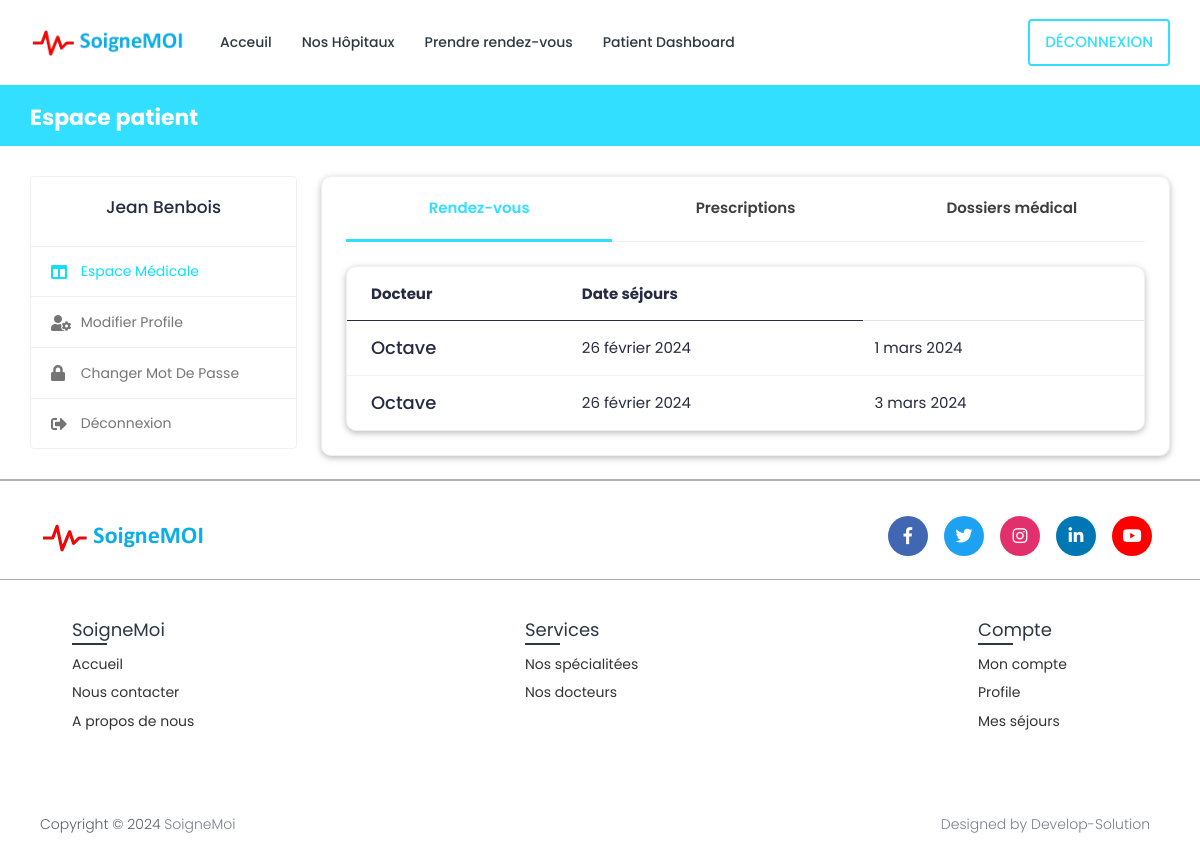
The page /patient-dashboard/ (signed in) on the database as committed earlier.
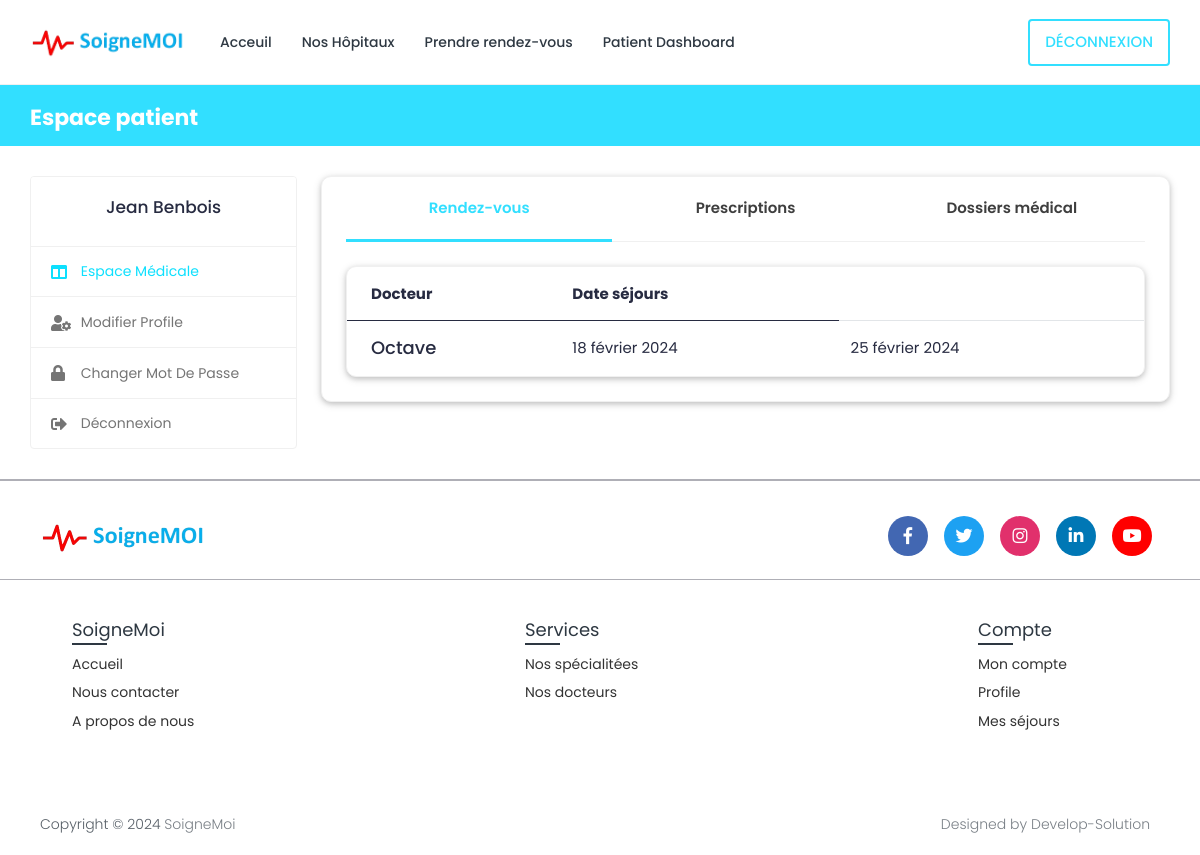
The same page on the database as committed later.
### book/models.py (models this page shows, shortened)
class Patient(models.Model):
    patient_id = models.AutoField(primary_key=True)
    user = models.OneToOneField(User, on_delete=models.CASCADE, null=True, blank=True, related_name='patient')
    first_name = models.CharField(max_length=200, null=True, blank=True)
    last_name = models.CharField(max_length=200, null=True, blank=True)
    phone_number = models.CharField(max_length=10,null=True, blank=True)
    address = models.CharField(max_length=200, null=True, blank=True)
    date_of_bird = models.DateField(null=True, blank=True)
    serial_number = models.CharField(max_length=200, null=True, blank=True)

class Appointment(models.Model):
    appointment_id = models.AutoField(primary_key=True)
    doctor_time_slots = models.ForeignKey(DoctorTimeSlots, null=True, on_delete=models.CASCADE)
    start_date = models.DateField(null=True, blank=True)
    end_date = models.DateField(null=True, blank=True)
    motif = models.TextField(null=False, blank=False)
    doctor = models.ForeignKey(Doctor, on_delete=models.CASCADE, null=False, blank=False)
    patient = models.ForeignKey(Patient, on_delete=models.CASCADE, null=False, blank=False)
    serial_number = models.CharField(max_length=200, null=True, blank=True)
    choise_speciality=models.ForeignKey(Specialization, on_delete=models.CASCADE, null=True, blank=True)
    class Meta:
        verbose_name_plural = "Appointment"

class Doctor(models.Model):
    doctor_id = models.AutoField(primary_key=True)
    user = models.OneToOneField(User, on_delete=models.CASCADE, null=True, blank=True, related_name='profile')
    first_name = models.CharField(max_length=200, null=True)
    last_name = models.CharField(max_length=200, null=True)
    specialization = models.ForeignKey(Specialization, on_delete=models.SET_NULL, null=True, blank=True)
    phone_number = models.CharField(max_length=200, null=True, blank=True)
    date_of_bird = models.DateField(null=True, blank=True)
    reg_number = models.CharField(max_length=6, null=True, blank=True)
    hospital_name = models.ForeignKey(Hospital, on_delete=models.SET_NULL, null=True, blank=True)

### book/views.py (the view)
# urls.py: path('patient-dashboard/', views.patient_dashboard, name='patient-dashboard'),
@csrf_exempt
@login_required(login_url="login")
@cache_control(no_cache=True, must_revalidate=True, no_store=True)
def patient_dashboard(request):
    if request.user.is_patient:
        patient = Patient.objects.get(user=request.user)
        appointments = Appointment.objects.filter(patient=patient).order_by('-start_date')
        context = {'patient': patient, 'appointments': appointments}
    else:
        return redirect('logout')
    return render(request, 'book/patient/patient-dashboard.html', context)

### templates/book/patient/patient-dashboard.html (shortened to what this page needs)
{% extends 'book/base.html' %}
{% load static %}
{% block content %}
{% load static %}
<body>
  <div class="main-wrapper">
    <div class="breadcrumb-bar">
      <div class="container-fluid">
        <div class="row align-items-center">
          <div class="col-md-12 col-12">
            <h2 class="breadcrumb-title">Espace patient</h2>{% include 'book/message.html' %}
          </div>
        </div>
      </div>
    </div>
    <div class="content">
      <div class="container-fluid">
        <div class="row">
          <div class="col-md-5 col-lg-4 col-xl-3 theiaStickySidebar">
            <div>{% include 'book/patient/patient-sidebar.html' %}</div>
          </div>
          <div class="col-md-7 col-lg-8 col-xl-9">
            <div class="card">
              <div class="card-body pt-0">
                <nav class="user-tabs mb-4">
                  <ul class="nav nav-tabs nav-tabs-bottom nav-justified">
                    <li class="nav-item">
                      <a class="nav-link active" href="#pat_appointments" data-toggle="tab">Rendez-vous</a>
                    </li>
                    <li class="nav-item">
                      <a class="nav-link" href="#pat_prescriptions" data-toggle="tab">Prescriptions</a>
                    </li>
                    <li class="nav-item">
                      <a class="nav-link" href="#pat_medical_records" data-toggle="tab">
                        <span class="med-records">Dossiers médical</span>
                      </a>
                    </li>
                  </ul>
                </nav>
                <div class="tab-content pt-0">
                  <div id="pat_appointments" class="tab-pane fade show active">
                    <div class="card card-table mb-0">
                      <div class="card-body">
                        <div class="table-responsive">
                          <table class="table table-hover table-center mb-0">
                            <thead>
                              <tr>
                                <th>Docteur</th>
                                <th>Date séjours</th>
                              </tr>
                            </thead>
                            <tbody>
                                {% for appointment in appointments %}
                                <tr>
                                  <td>
                                    <h4 class="mb-0">{{ appointment.doctor.first_name }}</h4>
                                  </td>
                                  <td>{{appointment.start_date}}</td>
                                   <td>{{appointment.end_date}}</td>
                                </tr>
                                {% endfor %}
                              </tbody>
                          </table>
                        </div>
                      </div>
                    </div>
                 </div>
                </div>
              </div>
            </div>
          </div>
        </div>
      </div>
    </div>
  </div>
</body>
{% endblock content %}

### templates/book/base.html (shortened to what this page needs)
<!doctype html>
<html lang="fr">
{% load static %}
<head>
    <link rel="stylesheet" href="{% static 'SGM/css/bootstrap.min.css' %}"/>
    <link href="https://cdn.jsdelivr.net/npm/bootstrap@5.0.2/dist/css/bootstrap.min.css" rel="stylesheet">
    <link rel="stylesheet" href="{% static 'SGM/plugins/fontawesome/css/fontawesome.min.css' %}"/>
    <link rel="stylesheet" href="{% static 'SGM/plugins/fontawesome/css/all.min.css' %}"/>
    <link rel="stylesheet" href="{% static 'SGM/css/style.css' %}"/>
    <link rel="stylesheet" href="{% static 'SGM/css/bootstrap-datetimepicker.min.css' %}"/>
    <link rel="stylesheet" href="{% static 'SGM/plugins/select2/css/select2.min.css' %}"/>
    <link href="https://use.fontawesome.com/releases/v5.7.2/css/all.css" rel="stylesheet" />
   <link rel="stylesheet" href="{% static 'SGM/css/search.css' %}">
  <link rel="stylesheet" href="{% static 'SGM/plugins/fancybox/jquery.fancybox.min.css'%}"/>
  <link rel="stylesheet"href="{% static 'SGM/css/hospital.css' %}">
  <link rel="stylesheet" href="{% static 'SGM/css/booking.css' %}"/>
  <link rel="stylesheet" href="{% static 'SGM/css/my_style.css' %}" />
</head>
<body>
  <header>
    {% include './partials/header.html' %}
  </header>
  {% block content %}
  {% endblock content %}
  {% include './partials/footer.html' %}
    <link rel="stylesheet" href="{% static 'SGM/plugins/fontawesome/css/all.min.css' %}"/>
</body>
</html>

### templates/book/partials/header.html (shortened to what this page needs)
{% load static %}
<nav class="navbar navbar-expand-lg header-nav">
  <div class="navbar-header">
     <a href="/" class="navbar-brand logo">
      <img src="{% static 'SGM/images/LOGO/logo.png' %}" class="img-fluid" alt="Logo"/>
     </a>
  </div>
  <div class="main-menu-wrapper">
    <ul class="main-nav">
      <li>
        <a href="/" style="text-decoration: none;">Acceuil</a>
      </li>
      <li><a href="{% url 'list-hospital' %}" style="text-decoration: none;">Nos Hôpitaux</a></li>
      {% if user.is_authenticated and user.is_patient  %}
      <li><a href="{% url 'search' %}" style="text-decoration: none;">Prendre rendez-vous</a></li>
      {% endif %}
       {% if user.is_authenticated and user.is_patient %}
      <li><a href="{% url 'patient-dashboard' %}"style="text-decoration: none;">Patient Dashboard</a></li>
      {% endif %}
    </ul>
  </div>
  <ul class="nav header-navbar-rht">
    {% if user.is_authenticated %}
    <li class="nav-item">
      <a class="nav-link header-login" href="{% url 'logout' %}">Déconnexion</a>
    </li>
    {% else %}
    <li class="nav-item">
      <a class="nav-link header-login" href="{% url 'login' %}" >Connexion</a>
    </li>
    {% endif %}
  </ul>
</nav>

### templates/book/message.html (shortened to what this page needs)
{% load static %}

### templates/book/patient/patient-sidebar.html
{% load static %}
<body>
    <div class="profile-sidebar">
      <div class="widget-profile pro-widget-content">
        <div class="profile-info-widget">
          <div class="profile-det-info">
            <h3>{{patient.first_name}} {{ patient.last_name}}</h3>
          </div>
        </div>
      </div>
      <div class="dashboard-widget">
        <nav class="dashboard-menu sidebar">
          <ul>
            <li class="active">
              <a href="{% url 'patient-dashboard' %}" class="nav-link">
                <i class="fas fa-columns"></i>
                <span>Espace médicale</span>
              </a>
            </li>
            <li>
              <a href="{% url 'profile-settings' %}" class="nav-link">
                <i class="fas fa-user-cog"></i>
                <span>Modifier profile</span>
              </a>
            </li>
            <li>
              <a href="{% url 'change-password' pk=user.id%}" class="nav-link">
                <i class="fas fa-lock"></i>
                <span>Changer mot de passe</span>
              </a>
            </li>
            <li>
              <a href="{% url 'logout' %}" class="nav-link">
                <i class="fas fa-sign-out-alt"></i>
                <span>Déconnexion</span>
              </a>
            </li>
          </ul>
        </nav>
      </div>
    </div>
</body>

### templates/book/partials/footer.html (shortened to what this page needs)
{% load static %}
<footer class="footer">
  <div class="trait">
  </div>
  <div class="content">
    <div class="top">
      <div class="logo-details">
         <a class="navbar-brand" href="">
            <img class="img-fluid" src="{% static 'SGM/images/LOGO/logo2.png' %}" alt="logo">
         </a>
      </div>
      <div class="media-icons">
        <a href="/"><i class="fab fa-facebook-f"></i></a>
        <a href="/"><i class="fab fa-twitter"></i></a>
        <a href="/"><i class="fab fa-instagram"></i></a>
        <a href="/"><i class="fab fa-linkedin-in"></i></a>
        <a href="/"><i class="fab fa-youtube"></i></a>
      </div>
    </div>
    <div class="link-boxes">
      <ul class="box">
        <li class="link_name">SoigneMoi</li>
        <li><a href="/">Accueil</a></li>
        <li><a href="">Nous contacter</a></li>
        <li><a href="">A propos de nous</a></li>
      </ul>
      <ul class="box">
        <li class="link_name">Services</li>
         <li><a href="{% url 'search'%}">Nos spécialitées</a></li>
        <li><a href="{% url 'search'%}">Nos docteurs</a></li>
      </ul>
      <ul class="box">
        <li class="link_name">Compte</li>
        <li><a href="{% url 'patient-dashboard' %}">Mon compte</a></li>
        {% if user.is_authenticated and user.is_patient  %}
        <li><a href="{% url 'profile-settings' %}">Profile</a></li>
        {% endif %}
        <li><a href="{% url 'patient-dashboard' %}">Mes séjours</a></li>
      </ul>
    </div>
  </div>
  <div class="bottom-details">
    <div class="bottom_text">
      <span class="copyright_text">Copyright &#169; 2024 <a href="#">SoigneMoi</a></span>
      <span class="policy_terms">
        <a href="#">Designed by Develop-Solution</a>
      </span>
    </div>
  </div>
</footer>

### static/SGM/css/hospital.css (style rules this page uses)
.card { display: block; margin-bottom: 20px; line-height: 1.42857143; background-color: #fff; border-radius: 10px; box-shadow: 0 2px 5px 0 rgba(0,0,0,0.16),0 2px 10px 0 rgba(0,0,0,0.12); transition: box-shadow .25s; }

Rows that differ between the two databases and show on the page:
removed Appointment: doctor.first_name "Octave", start_date "26 février 2024", end_date "1 mars 2024"
removed Appointment: doctor.first_name "Octave", start_date "26 février 2024", end_date "3 mars 2024"
added Appointment: doctor.first_name "Octave", start_date "18 février 2024", end_date "25 février 2024"
